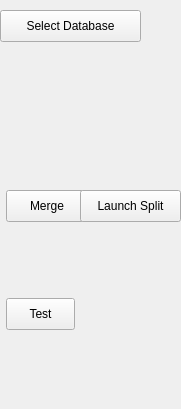
<?xml version="1.0" encoding="UTF-8"?>
<ui version="4.0">
 <class>ZFlyEmControlForm</class>
 <widget class="QWidget" name="ZFlyEmControlForm">
  <property name="geometry">
   <rect>
    <x>0</x>
    <y>0</y>
    <width>181</width>
    <height>409</height>
   </rect>
  </property>
  <property name="windowTitle">
   <string>Form</string>
  </property>
  <widget class="QPushButton" name="pushButton">
   <property name="geometry">
    <rect>
     <x>6</x>
     <y>298</y>
     <width>69</width>
     <height>32</height>
    </rect>
   </property>
   <property name="text">
    <string>Test</string>
   </property>
  </widget>
  <widget class="QPushButton" name="pushButton_2">
   <property name="geometry">
    <rect>
     <x>0</x>
     <y>10</y>
     <width>141</width>
     <height>32</height>
    </rect>
   </property>
   <property name="text">
    <string>Select Database</string>
   </property>
  </widget>
  <widget class="QPushButton" name="pushButton_3">
   <property name="geometry">
    <rect>
     <x>6</x>
     <y>190</y>
     <width>82</width>
     <height>32</height>
    </rect>
   </property>
   <property name="text">
    <string>Merge</string>
   </property>
  </widget>
  <widget class="QPushButton" name="pushButton_4">
   <property name="geometry">
    <rect>
     <x>80</x>
     <y>190</y>
     <width>101</width>
     <height>32</height>
    </rect>
   </property>
   <property name="text">
    <string>Launch Split</string>
   </property>
  </widget>
 </widget>
 <resources/>
 <connections/>
</ui>
